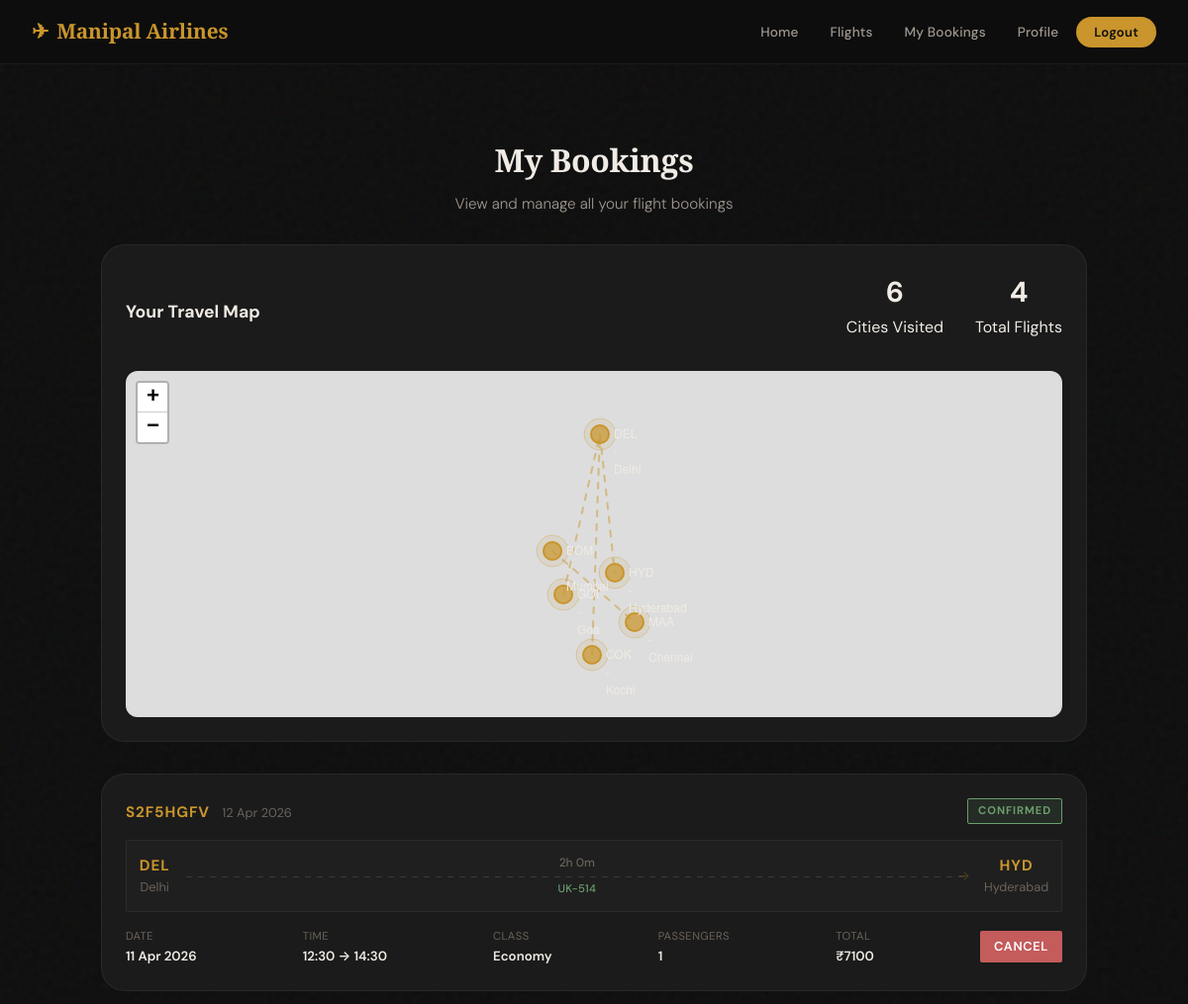
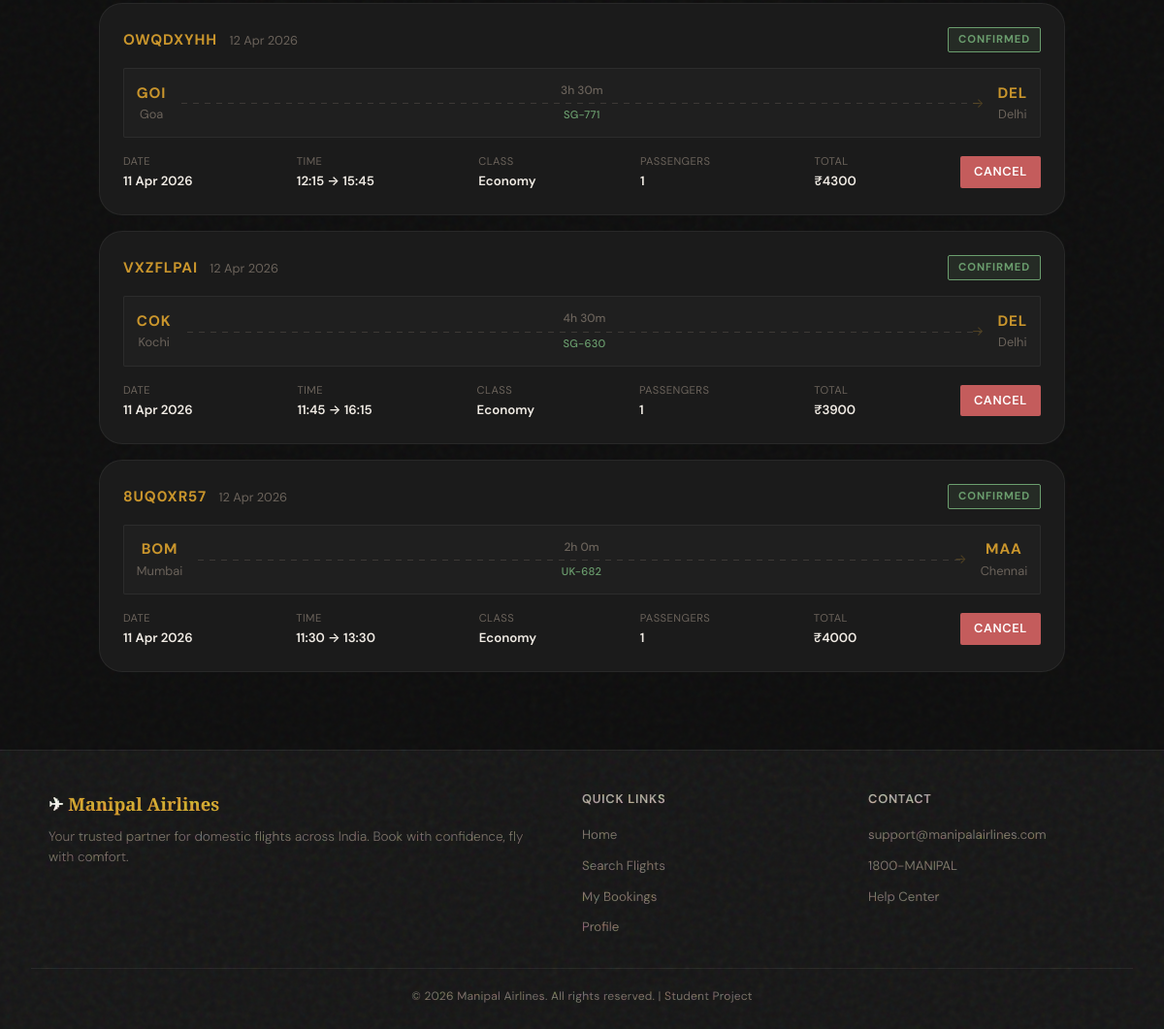
/my-bookings/ (signed in), run on the app's committed database (2 pictures, top to bottom).
### flights/models.py (models this page shows, shortened)
class Booking(models.Model):
    STATUS_CHOICES = [
        ('confirmed', 'Confirmed'),
        ('cancelled', 'Cancelled'),
    ]
    SEAT_CHOICES = [
        ('economy', 'Economy'),
        ('business', 'Business'),
    ]
    user = models.ForeignKey(User, on_delete=models.CASCADE, related_name='bookings')
    flight = models.ForeignKey(Flight, on_delete=models.CASCADE, related_name='bookings')
    seat_class = models.CharField(max_length=10, choices=SEAT_CHOICES)
    num_passengers = models.IntegerField(default=1)
    passenger_names = models.TextField(default='[]')  # JSON list of names
    status = models.CharField(max_length=10, choices=STATUS_CHOICES, default='confirmed')
    booking_date = models.DateTimeField(auto_now_add=True)
    total_price = models.DecimalField(max_digits=12, decimal_places=2)
    booking_reference = models.CharField(max_length=8, unique=True, blank=True)
    class Meta:
        ordering = ['-booking_date']

class Flight(models.Model):
    flight_number = models.CharField(max_length=10)
    airline = models.CharField(max_length=100, default='Manipal Airlines')
    origin = models.ForeignKey(Airport, on_delete=models.CASCADE, related_name='departures')
    destination = models.ForeignKey(Airport, on_delete=models.CASCADE, related_name='arrivals')
    departure_time = models.DateTimeField()
    arrival_time = models.DateTimeField()
    economy_price = models.DecimalField(max_digits=10, decimal_places=2)
    business_price = models.DecimalField(max_digits=10, decimal_places=2)
    total_economy_seats = models.IntegerField(default=150)
    total_business_seats = models.IntegerField(default=30)
    is_active = models.BooleanField(default=True)
    stops = models.TextField(default='[]', blank=True)  # JSON list of airport codes for layovers
    @property
    def duration(self):
        delta = self.arrival_time - self.departure_time
        hours, remainder = divmod(delta.seconds, 3600)
        minutes = remainder // 60
        return f"{hours}h {minutes}m"
    class Meta:
        ordering = ['departure_time']

class Airport(models.Model):
    code = models.CharField(max_length=10, unique=True)  # IATA code
    name = models.CharField(max_length=200)
    city = models.CharField(max_length=100)
    country = models.CharField(max_length=100, default='India')
    latitude = models.FloatField(default=0.0)
    longitude = models.FloatField(default=0.0)
    class Meta:
        ordering = ['city']

### flights/views.py (the view)
# urls.py: path('my-bookings/', views.my_bookings, name='my_bookings'),
@login_required
def my_bookings(request):
    bookings = Booking.objects.filter(user=request.user)
    visited_airports = {}
    routes = []
    for booking in bookings.filter(status='confirmed'):
        origin = booking.flight.origin
        dest = booking.flight.destination
        if origin.code not in visited_airports:
            visited_airports[origin.code] = {
                'code': origin.code, 'city': origin.city,
                'lat': origin.latitude, 'lng': origin.longitude
            }
        if dest.code not in visited_airports:
            visited_airports[dest.code] = {
                'code': dest.code, 'city': dest.city,
                'lat': dest.latitude, 'lng': dest.longitude
            }
        routes.append({
            'from': {'lat': origin.latitude, 'lng': origin.longitude, 'code': origin.code},
            'to': {'lat': dest.latitude, 'lng': dest.longitude, 'code': dest.code},
            'flight': booking.flight.flight_number
        })
    travel_map_data = json.dumps({
        'airports': list(visited_airports.values()),
        'routes': routes
    })
    return render(request, 'flights/my_bookings.html', {
        'bookings': bookings,
        'travel_map_data': travel_map_data,
        'total_cities': len(visited_airports),
    })

### flights/templates/flights/my_bookings.html (shortened to what this page needs)
{% extends 'flights/base.html' %}
{% block extra_head %}
<link rel="stylesheet" href="https://unpkg.com/leaflet@1.9.4/dist/leaflet.css" />
{% endblock %}
{% block content %}
<div class="container">
    <div class="page-header">
        <h1>My Bookings</h1>
        <p>View and manage all your flight bookings</p>
    </div>
    {% if bookings %}
    <div class="travel-map-card glass-card">
        <div style="display: flex; justify-content: space-between; align-items: center; margin-bottom: 1rem; flex-wrap: wrap; gap: 1rem;">
            <h3 style="font-size: 1.1rem;">Your Travel Map</h3>
            <div class="travel-stats">
                <div class="stat-item">
                    <div class="stat-value">{{ total_cities }}</div>
                    <div class="stat-label">Cities Visited</div>
                </div>
                <div class="stat-item">
                    <div class="stat-value">{{ bookings.count }}</div>
                    <div class="stat-label">Total Flights</div>
                </div>
            </div>
        </div>
        <div id="travel-map" style="height: 350px; border-radius: 12px; overflow: hidden;"></div>
    </div>
    <div class="bookings-list">
        {% for booking in bookings %}
        <div class="booking-card glass-card {% if booking.status == 'cancelled' %}cancelled{% endif %}" style="animation: fadeInUp 0.5s ease forwards; animation-delay: {{ forloop.counter0 }}00ms; opacity: 0;">
            <div class="booking-meta">
                <div>
                    <span class="booking-ref">{{ booking.booking_reference }}</span>
                    <span style="color: var(--text-muted); font-size: 0.8rem; margin-left: 8px;">
                        {{ booking.booking_date|date:"d M Y" }}
                    </span>
                </div>
                <span class="booking-status {% if booking.status == 'confirmed' %}status-confirmed{% else %}status-cancelled{% endif %}">
                    {% if booking.status == 'confirmed' %}Confirmed{% else %}Cancelled{% endif %}
                </span>
            </div>
            <div class="booking-route">
                <div class="route-point">
                    <div class="code">{{ booking.flight.origin.code }}</div>
                    <div class="city" style="font-size: 0.8rem; color: var(--text-muted);">{{ booking.flight.origin.city }}</div>
                </div>
                <div class="route-line" style="flex: 1;">
                    <div class="duration" style="font-size: 0.75rem;">{{ booking.flight.duration }}</div>
                    <div class="line"></div>
                    <div class="stops" style="font-size: 0.7rem;">{{ booking.flight.flight_number }}</div>
                </div>
                <div class="route-point">
                    <div class="code">{{ booking.flight.destination.code }}</div>
                    <div class="city" style="font-size: 0.8rem; color: var(--text-muted);">{{ booking.flight.destination.city }}</div>
                </div>
            </div>
            <div class="booking-details">
                <div class="booking-detail-item">
                    <div class="label">Date</div>
                    <div class="value">{{ booking.flight.departure_time|date:"d M Y" }}</div>
                </div>
                <div class="booking-detail-item">
                    <div class="label">Time</div>
                    <div class="value">{{ booking.flight.departure_time|time:"H:i" }} → {{ booking.flight.arrival_time|time:"H:i" }}</div>
                </div>
                <div class="booking-detail-item">
                    <div class="label">Class</div>
                    <div class="value" style="text-transform: capitalize;">{{ booking.seat_class }}</div>
                </div>
                <div class="booking-detail-item">
                    <div class="label">Passengers</div>
                    <div class="value">{{ booking.num_passengers }}</div>
                </div>
                <div class="booking-detail-item">
                    <div class="label">Total</div>
                    <div class="value" style="color: var(--accent-green);">₹{{ booking.total_price|floatformat:0 }}</div>
                </div>
                {% if booking.status == 'confirmed' %}
                <div>
                    <a href="{% url 'cancel_booking' booking.id %}" class="btn btn-danger btn-sm" id="cancel-booking-{{ booking.id }}" onclick="return confirm('Are you sure you want to cancel this booking?')">
                        Cancel
                    </a>
                </div>
                {% endif %}
            </div>
        </div>
        {% endfor %}
    </div>
    {% endif %}
</div>
{% endblock %}

### flights/templates/flights/my_bookings.html (style rules this page uses)
.travel-map-card { padding: 1.5rem; margin-bottom: 2rem; }
.travel-stats { display: flex; gap: 2rem; margin-bottom: 1rem; }
.stat-item { text-align: center; }

### data on the page
Booking: booking_reference "S2F5HGFV", booking_date "12 Apr 2026", status "CONFIRMED", flight.origin.code "DEL", flight.origin.city "Delhi", flight.duration "2h 0m", flight.flight_number "UK-514", flight.destination.code "HYD", flight.destination.city "Hyderabad", flight.departure_time "11 Apr 2026", flight.departure_time "12:30", flight.arrival_time "14:30", seat_class "Economy", num_passengers "1", total_price "7100"
Booking: booking_reference "OWQDXYHH", booking_date "12 Apr 2026", status "CONFIRMED", flight.origin.code "GOI", flight.origin.city "Goa", flight.duration "3h 30m", flight.flight_number "SG-771", flight.destination.code "DEL", flight.destination.city "Delhi", flight.departure_time "11 Apr 2026", flight.departure_time "12:15", flight.arrival_time "15:45", seat_class "Economy", num_passengers "1", total_price "4300"
Booking: booking_reference "VXZFLPAI", booking_date "12 Apr 2026", status "CONFIRMED", flight.origin.code "COK", flight.origin.city "Kochi", flight.duration "4h 30m", flight.flight_number "SG-630", flight.destination.code "DEL", flight.destination.city "Delhi", flight.departure_time "11 Apr 2026", flight.departure_time "11:45", flight.arrival_time "16:15", seat_class "Economy", num_passengers "1", total_price "3900"
Booking: booking_reference "8UQ0XR57", booking_date "12 Apr 2026", status "CONFIRMED", flight.origin.code "BOM", flight.origin.city "Mumbai", flight.duration "2h 0m", flight.flight_number "UK-682", flight.destination.code "MAA", flight.destination.city "Chennai", flight.departure_time "11 Apr 2026", flight.departure_time "11:30", flight.arrival_time "13:30", seat_class "Economy", num_passengers "1", total_price "4000"

### other printed values
{{ total_cities }} "6"
{{ bookings.count }} "4"
